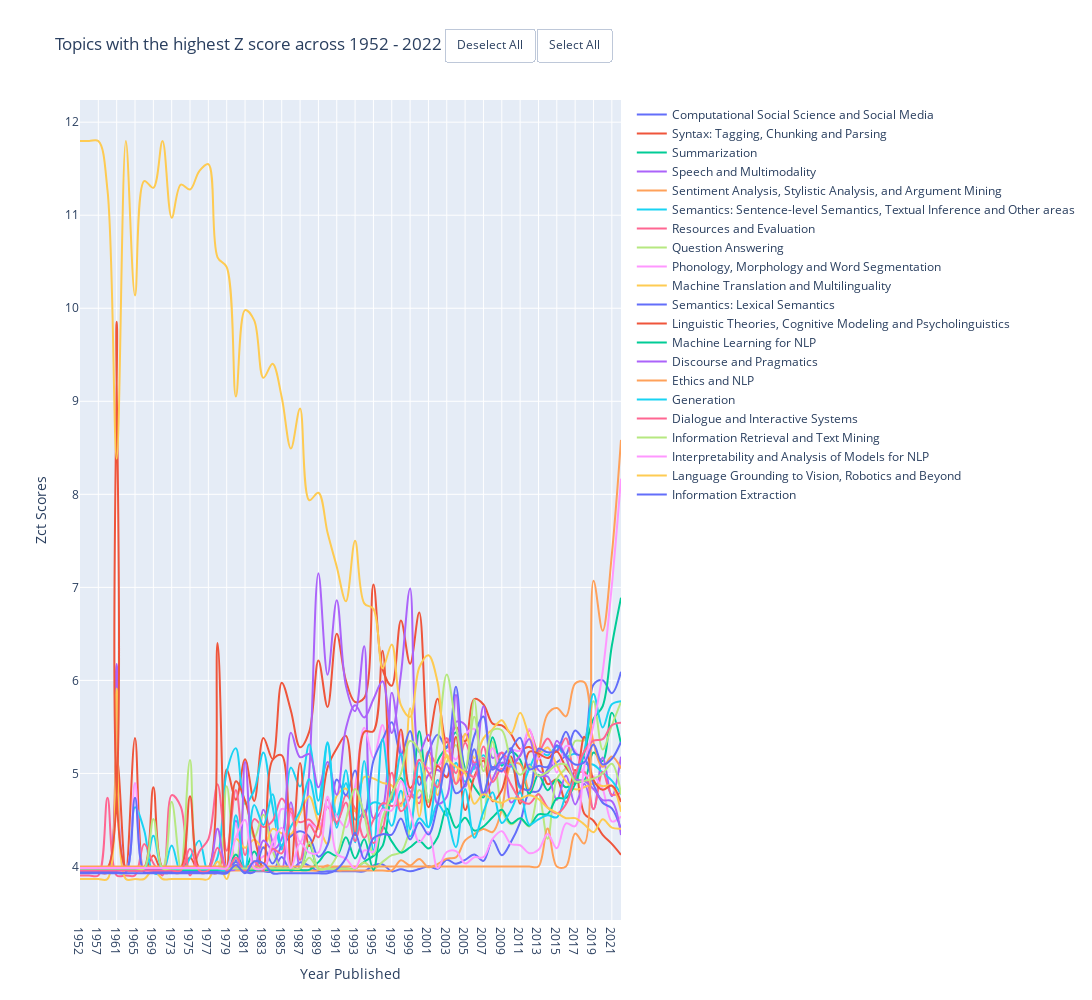

Notebook cell for this chart:
### Code cell
import plotly.graph_objects as go

fig = go.Figure()

for topic in  z_c_t['Model Predicted Topics'].unique():
    
    df = z_c_t[z_c_t['Model Predicted Topics'] == topic]
    
    x = df['Year Published'].to_numpy()
    y = df['Zct'].to_numpy()
    
    fig.add_trace(go.Scatter(x=x, y=y + 5, name = topic,
                             hoverinfo='name + y',
                             line_shape='spline'))
        
fig.update_layout(
    width=2300,
    height=1000,
    yaxis=dict(title_text="Zct Scores"),
    xaxis=dict(title_text="Year Published"),
    title="Topics with the highest Z score across 1952 - 2022"
)

fig.update_layout(dict(updatemenus=[
                        dict(
                            type = "buttons",
                            direction = "left",
                            buttons=list([
                                dict(
                                    args=["visible", "legendonly"],
                                    label="Deselect All",
                                    method="restyle"
                                ),
                                dict(
                                    args=["visible", True],
                                    label="Select All",
                                    method="restyle"
                                )
                            ]),
                            pad={"r": 10, "t": 10},
                            showactive=False,
                            x=1,
                            xanchor="right",
                            y=1.1,
                            yanchor="top"
                        ),
                    ]
              ))
